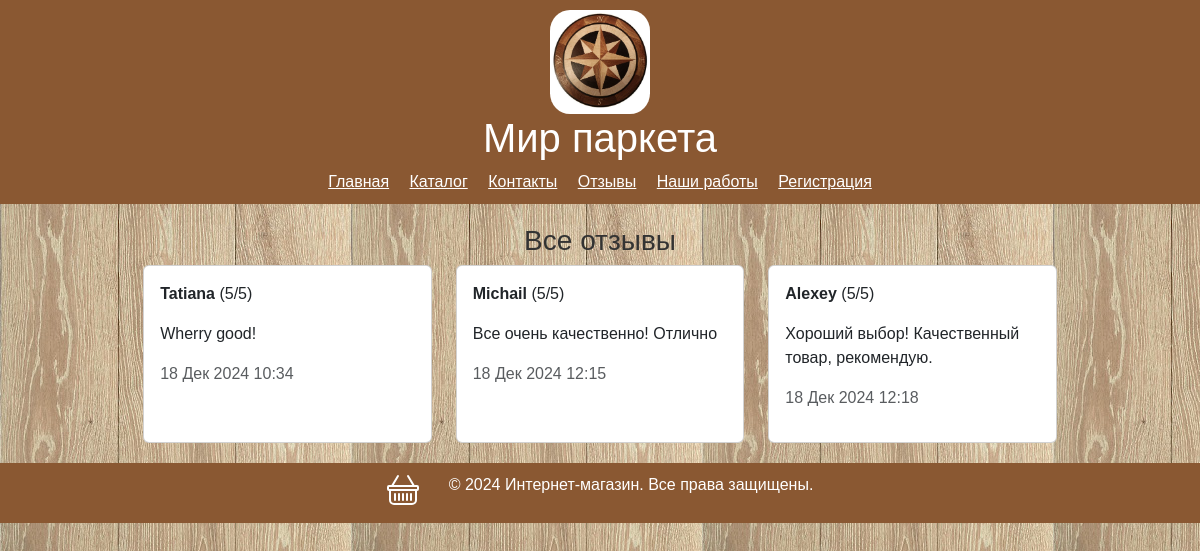
The page /reviews/ on the database as committed earlier.
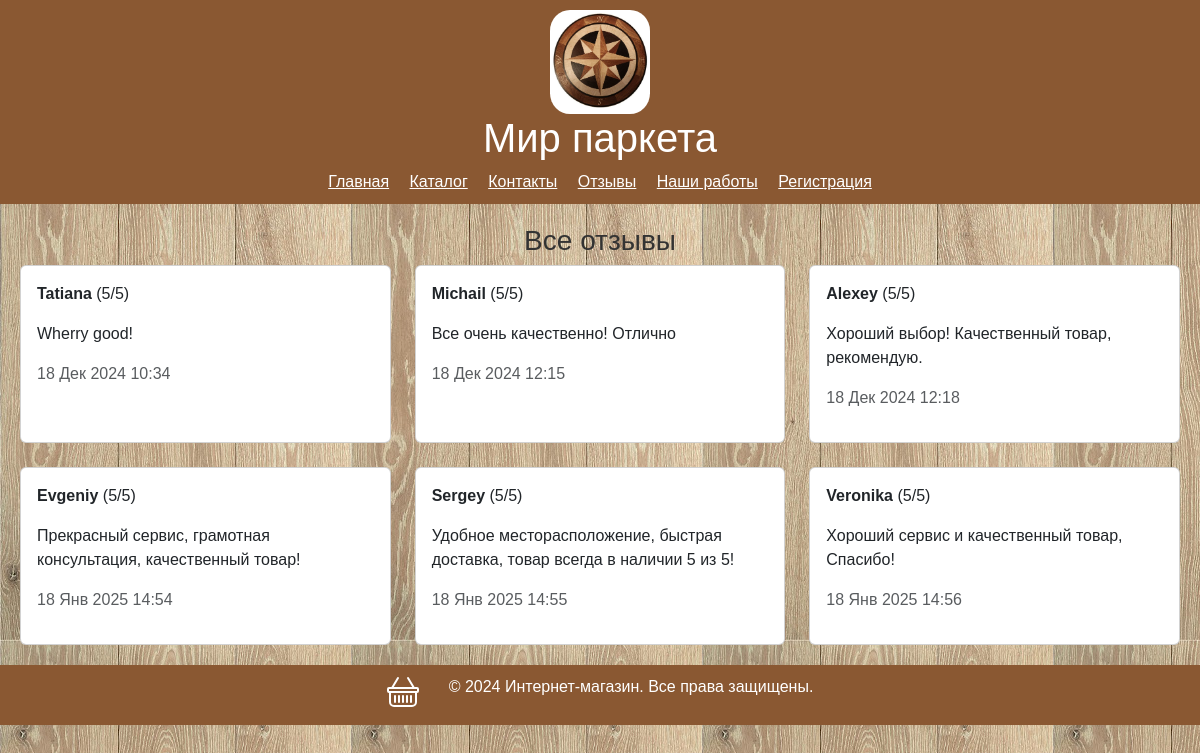
The same page on the database as committed later.
### catalog/models.py (models this page shows, shortened)
class Review(models.Model):
    product = models.ForeignKey('Product', on_delete=models.CASCADE, related_name='reviews')
    author = models.CharField(max_length=100)
    rating = models.IntegerField(choices=[(i, i) for i in range(1, 6)])  # Оценка от 1 до 5
    comment = models.TextField()
    created_at = models.DateTimeField(auto_now_add=True)

### catalog/views.py (the view)
# urls.py: path('reviews/', reviews_all, name='reviews'),
def reviews_all(request):
    reviews = Review.objects.all()
    return render(request, 'catalog/reviews_all_products.html', {'reviews': reviews})

### templates/catalog/reviews_all_products.html (shortened to what this page needs)
{% extends 'base.html' %}
{% block content %}
    <h3>Все отзывы</h3>
        <div class="row row-cols-1 row-cols-md-2 row-cols-lg-3 g-4">
            {% for review in reviews %}
            <div class="col">
                <div class="card h-100">
                    <div class="card-body">
                    <p><strong>{{ review.author }}</strong> ({{ review.rating }}/5)</p>
                    <p>{{ review.comment }}</p>
                    <p class="text-muted">{{ review.created_at|date:"d M Y H:i" }}</p>
                    </div>
                </div>
            </div>
            {% empty %}
                <p>Пока нет отзывов. Будьте первым, кто оставит отзыв!</p>
            {% endfor %}
        </div>
{% endblock %}

Rows that differ between the two databases and show on the page:
added Review: author "Evgeniy", rating "5", comment "Прекрасный сервис, грамотная консультация, качественный товар!", created_at "18 Янв 2025 14:54"
added Review: author "Sergey", rating "5", comment "Удобное месторасположение, быстрая доставка, товар всегда в наличии 5 из 5!", created_at "18 Янв 2025 14:55"
added Review: author "Veronika", rating "5", comment "Хороший сервис и качественный товар, Спасибо!", created_at "18 Янв 2025 14:56"
